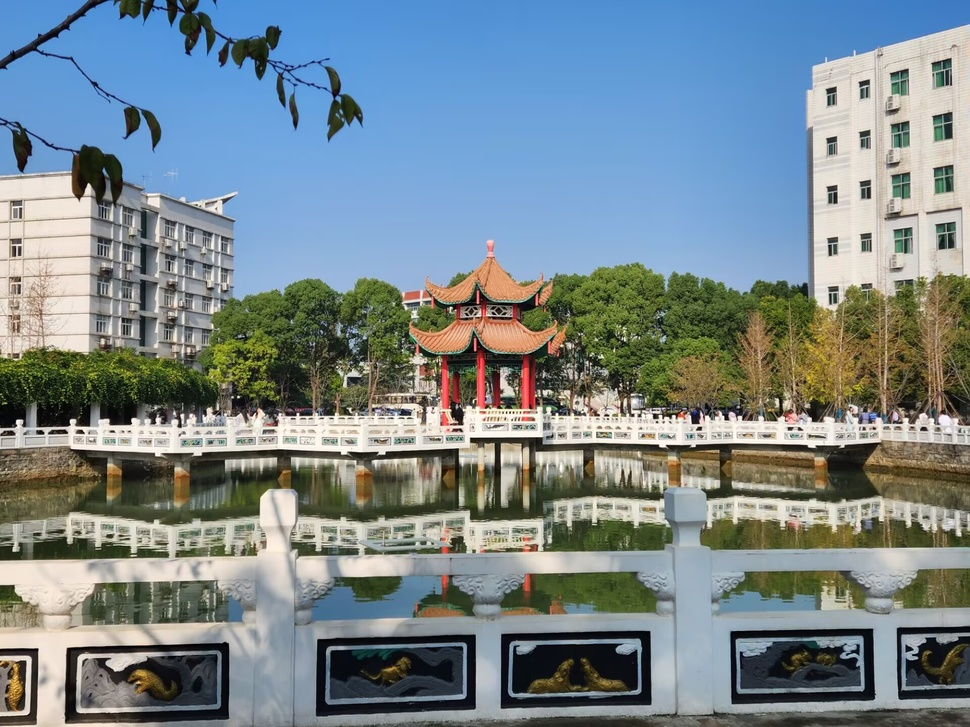
#> input picture Class/my.jpg, 970 x 727 px, shrunk from 1920 x 1440 before the run
$ python '3.2Canny算子.py'
#> lines starting #> are read from the running program, lines starting #| are printed output that depends on the picture
import cv2
import matplotlib.pyplot as plt

def canny_edge_detection(image_path, low_threshold=50, high_threshold=150):
    # 1. 读取图像并转换为灰度图
#> called with image_path = 'my.jpg', low_threshold = 50, high_threshold = 150
    image = cv2.imread(image_path)
#> image is the input picture: shape (727, 970, 3); mean B, G, R 140.2, 134.8, 120.4
    gray = cv2.cvtColor(image, cv2.COLOR_BGR2GRAY)
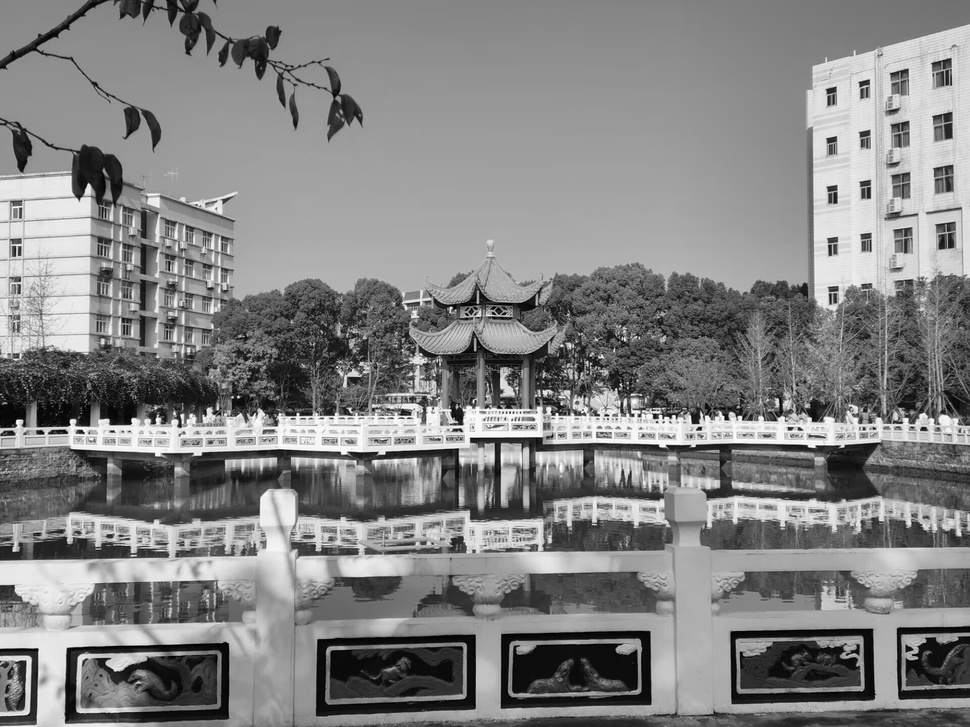
#> gray: shape (727, 970); min 0, max 255, mean 131.1

    # 2. 应用高斯滤波器进行降噪
    blurred = cv2.GaussianBlur(gray, (5, 5), 1.4)

    # 3. 使用Canny算子进行边缘检测
    edges = cv2.Canny(blurred, low_threshold, high_threshold)
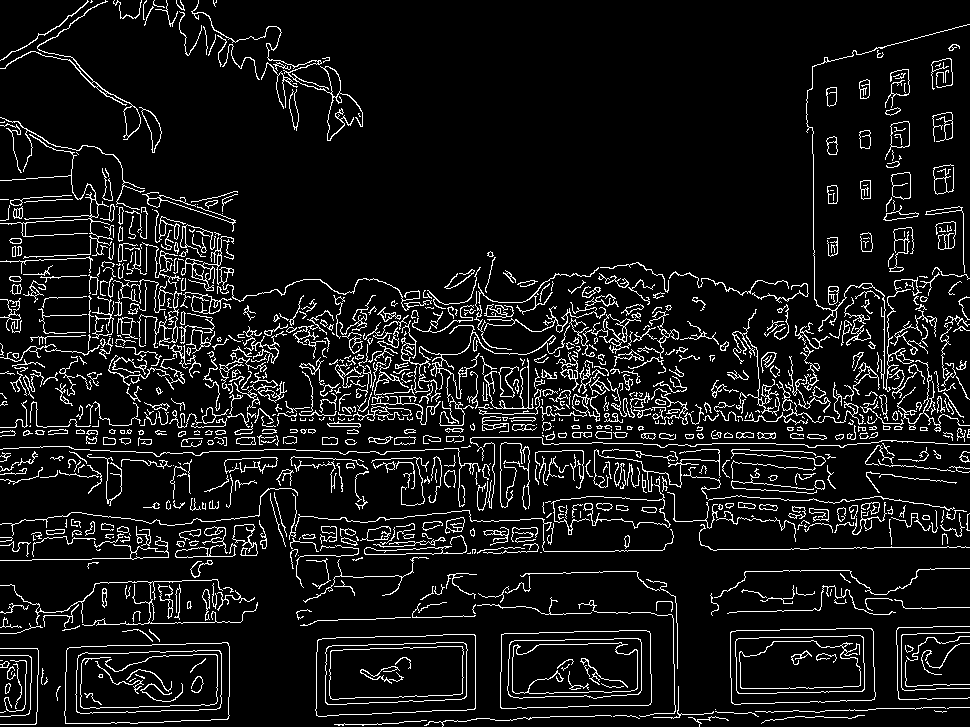
#> edges: shape (727, 970); 8.6% white in thin lines or dots

    # 4. 显示结果
    plt.figure(figsize=(10, 5))
    plt.subplot(1, 2, 1), plt.title("Original Image"), plt.imshow(cv2.cvtColor(image, cv2.COLOR_BGR2RGB))
    plt.subplot(1, 2, 2), plt.title("Canny Edges"), plt.imshow(edges, cmap='gray')
    plt.show()
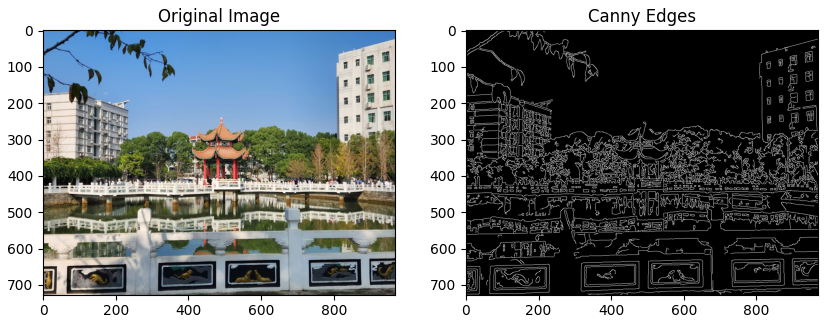
#> figure drawn by matplotlib, 2 panels

    return edges

# 使用示例
edge_image = canny_edge_detection("my.jpg")

$ run again, with Class/face.jpg copied over Class/my.jpg
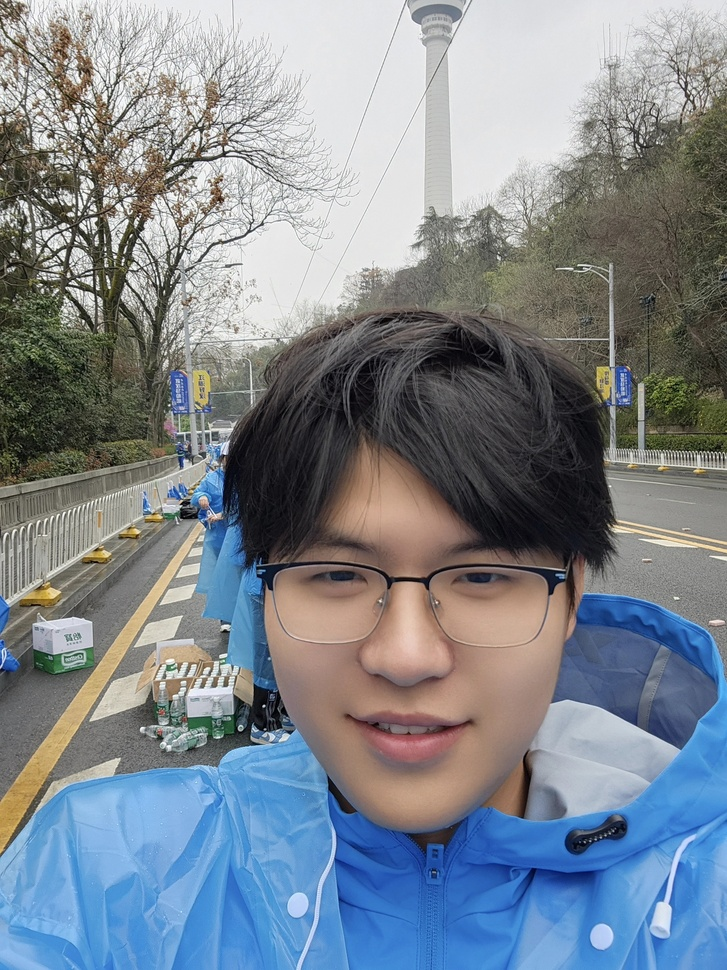
#> input picture Class/face.jpg, 727 x 970 px, shrunk from 2208 x 2944 before the run
#> in canny_edge_detection, image is the input picture: shape (970, 727, 3); mean B, G, R 143.4, 134.5, 125.8
#> in canny_edge_detection, `edges = cv2.Canny(blurred, low_threshold, high_threshold)`:
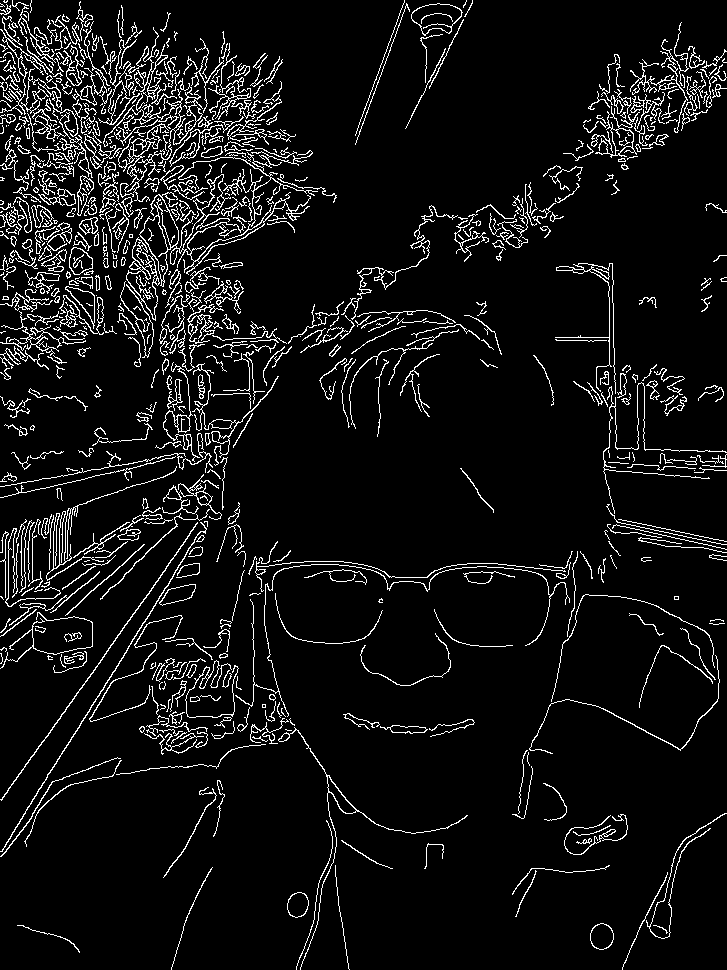
#> edges: shape (970, 727); 7% white in thin lines or dots
#> in canny_edge_detection, `plt.show()`:
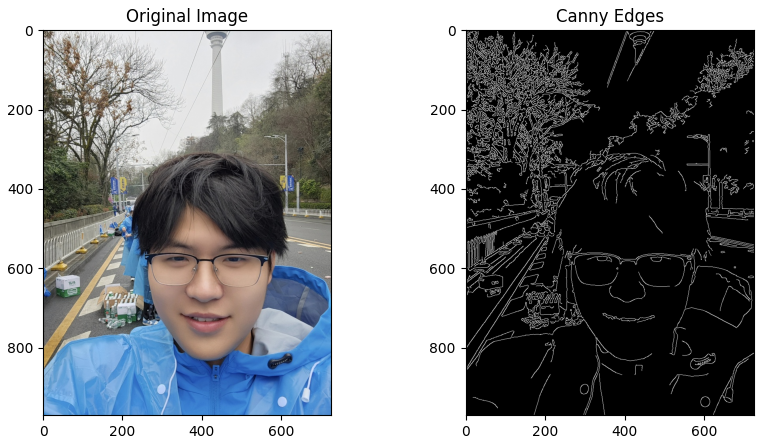
#> figure drawn by matplotlib, 2 panels
